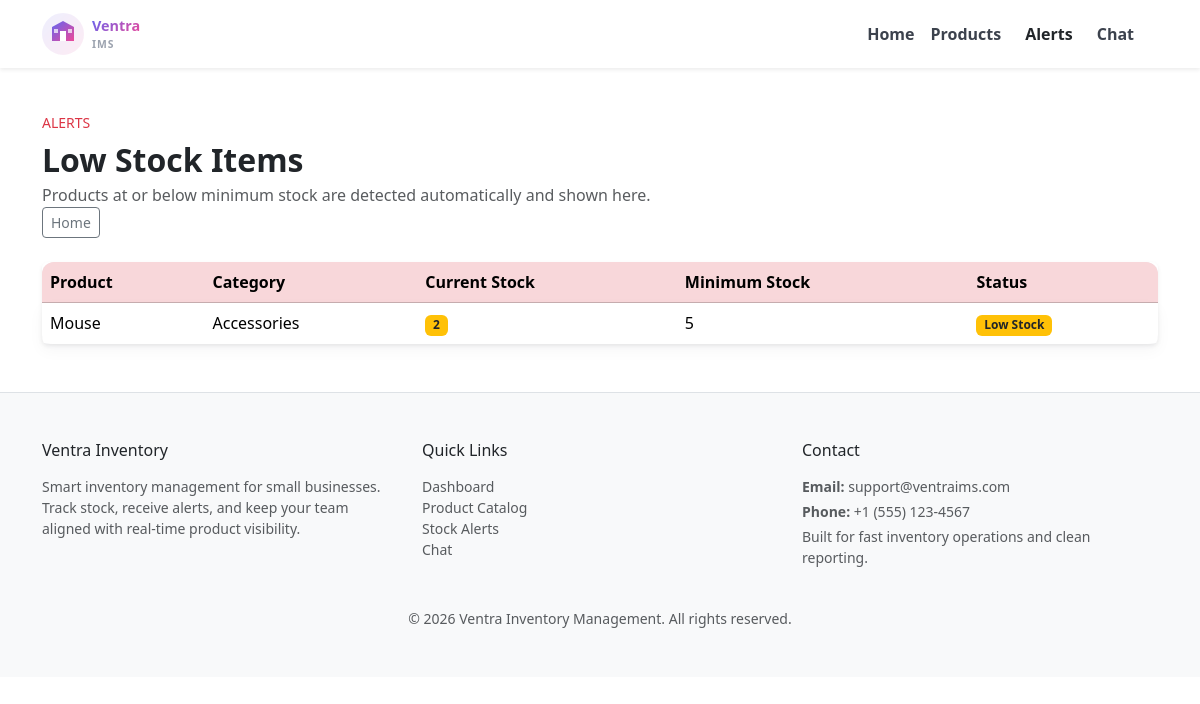
The app's page /alerts/ with its own data.
### wareflow/models.py (models this page shows, shortened)
class Product(models.Model):
    name=models.CharField(max_length=100)
    category=models.CharField(max_length=100)
    price=models.FloatField()
    quantity=models.IntegerField()
    image=models.ImageField(upload_to='products/' , blank=True, null=True)
    minimum_stock=models.IntegerField(default=5)

### wareflow/views.py (the view)
# urls.py: path('alerts/',
def alerts(request):
    products = Product.objects.filter(quantity__lte=F('minimum_stock'))
    return render(request,
                  'alerts.html',
                  {'products': products})

### templates/alerts.html
{% extends 'base.html' %}
{% block content %}
<div class="page-header mb-4">
  <div>
    <p class="text-uppercase text-danger small mb-2">Alerts</p>
    <h2 class="fw-bold mb-1">Low Stock Items</h2>
    <p class="text-muted mb-0">Products at or below minimum stock are detected automatically and shown here.</p>
  </div>
  <div>
    <a href="{% url 'dashboard' %}" class="btn btn-outline-secondary btn-sm">Home</a>
  </div>
</div>
<div class="card shadow-sm border-0 mb-4">
  <div class="card-body p-0">
    {% if products %}
    <table class="table table-hover align-middle mb-0">
        <thead class="table-danger">
            <tr>
                <th>Product</th>
                <th>Category</th>
                <th>Current Stock</th>
                <th>Minimum Stock</th>
                <th>Status</th>
            </tr>
        </thead>
        <tbody>
        {% for product in products %}
        <tr>
            <td>{{ product.name }}</td>
            <td>{{ product.category }}</td>
            <td>
                <span class="badge bg-warning text-dark">
                    {{ product.quantity }}
                </span>
            </td>
            <td>{{ product.minimum_stock }}</td>
            <td>
                {% if product.quantity == 0 %}
                    <span class="badge bg-danger">
                        Out of Stock
                    </span>
                {% else %}
                    <span class="badge bg-warning text-dark">
                        Low Stock
                    </span>
                {% endif %}
            </td>
        </tr>
        {% endfor %}
        </tbody>
    </table>
    {% else %}
    <div class="alert alert-success border-0 shadow-sm">
        ✅ No low stock products found.
    </div>
    {% endif %}
  </div>
</div>
{% endblock %}

### statics/css/style.css (style rules this page uses)
:root { --brand: #2563eb; --brand-600: #1d4ed8; --muted: #6b7280; --bg: #f5f7fb; --surface: #ffffff; --card-shadow: 0 8px 24px rgba(16,24,40,0.06); }
html, body { height: 100%; }
body { font-family: 'Inter', system-ui, -apple-system, 'Segoe UI', Roboto, 'Helvetica Neue', Arial, sans-serif; background: var(--bg); color: #0f1724; -webkit-font-smoothing: antialiased; -moz-osx-font-smoothing: grayscale; margin: 0; line-height: 1.6; }
h1, h2, h3, h4, h5, h6 { margin: 0 0 0.5rem 0; color: #0b1220; }
table { width: 100%; border-collapse: separate; border-spacing: 0 0.4rem; }
thead { background: #f1f5f9; color: #0b1220; }
th, td { padding: 14px 16px; vertical-align: middle; }
tbody tr { background: #ffffff; box-shadow: 0 6px 16px rgba(15, 23, 42, 0.04); }
tbody td { border: none; }
.table thead th:first-child { border-top-left-radius: 12px; }
.table thead th:last-child { border-top-right-radius: 12px; }
.table tbody tr:last-child td:first-child { border-bottom-left-radius: 12px; }
.table tbody tr:last-child td:last-child { border-bottom-right-radius: 12px; }
.card { border: none; border-radius: 10px; }

### records on screen
Product: name "Mouse", category "Accessories", quantity "2", minimum_stock "5", shows "Low Stock"
